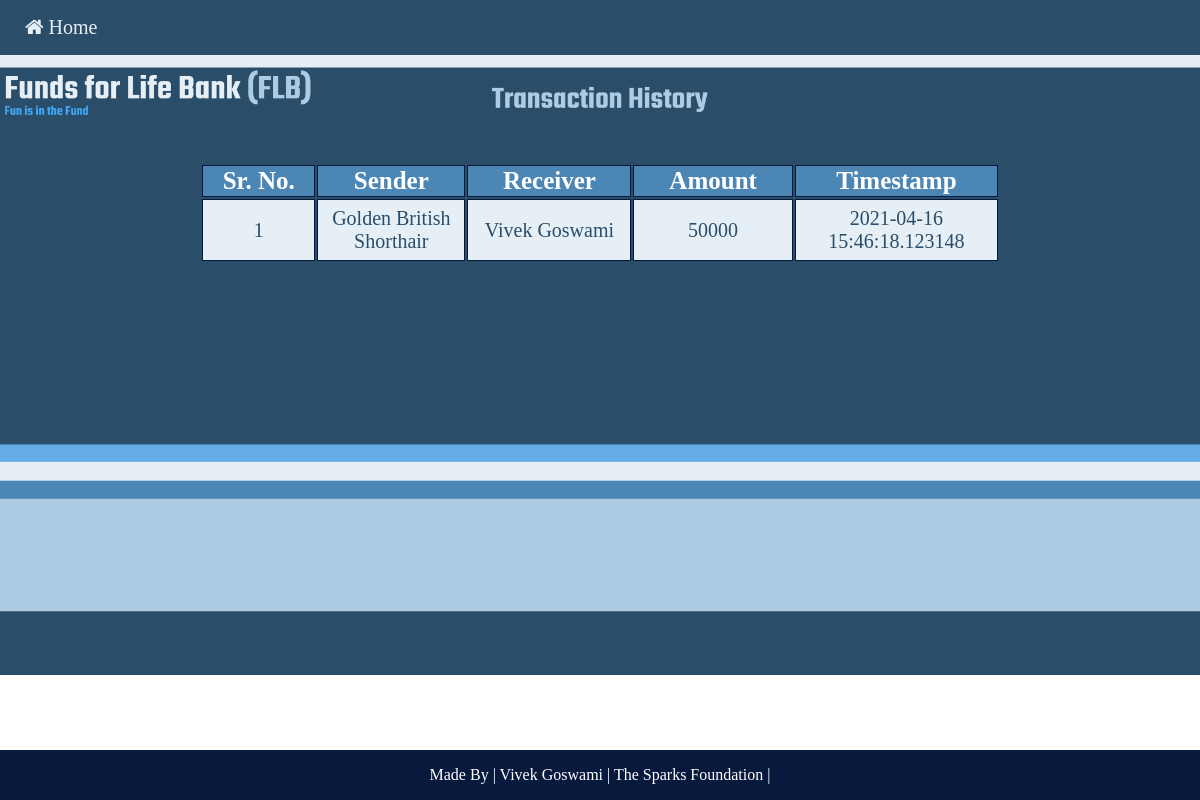
/transaction.php, run on the app's committed database.
### tables this page shows
CREATE TABLE `transaction1` (
  `transaction_id` int(100) NOT NULL,
  `sender` varchar(100) NOT NULL,
  `receiver` varchar(100) NOT NULL,
  `amount` float NOT NULL,
  `datetime` timestamp(6) NOT NULL DEFAULT current_timestamp(6) ON UPDATE current_timestamp(6)
);

### transaction.php (the view, shortened to what this page needs)
<!DOCTYPE html>
<html>
<head>
<link rel="stylesheet" href="https://cdnjs.cloudflare.com/ajax/libs/font-awesome/4.7.0/css/font-awesome.min.css">
	<link rel="stylesheet" type="text/css" href="navstylebar.css">
</head>
<body>
    <div id="navbar">
    <a style="font-family:Teko" class="home" href="index.php"><i class="fa fa-home"></i> Home</a>
    <a style="font-family:Teko; position:relative; left:380px" class="bye" href="table.php"><i class="fa fa-list"></i> User List</a>
    </div>
	<?php include'connection.php' ?>
    <br>
    <br>
    <br>
    <br>
	<br>
    <br>
	<table class="middle">
    <thead>
        <tr>
        <th style="font-family:Teko">Sr. No.</th>
            <th style="font-family:Teko">Sender</th>
            <th style="font-family:Teko">Receiver</th>
            <th style="font-family:Teko">Amount</th>
            <th style="font-family:Teko">Timestamp</th>
        </tr>
    </thead>
    <tbody>
		<?php $sql = "SELECT * FROM transaction1";
        $result = mysqli_query($conn, $sql);?>
    	<?php while( $row = mysqli_fetch_array($result)) : ?>
		<tr>
            <td style="font-family:Doppio One; font-size: 20px; font-color: #2a4d69"><?php echo $row['transaction_id']; ?></td>
            <td style="font-family:Doppio One; font-size: 20px"><?php echo $row['sender']; ?></td>
            <td style="font-family:Doppio One; font-size: 20px"><?php echo $row['receiver']; ?></td>
            <td style="font-family:Doppio One; font-size: 20px"><?php echo $row['amount']; ?></td>
            <td style="font-family:Doppio One; font-size: 20px"><?php echo $row['datetime']; ?> </td>
        </tr>
        <?php endwhile ?>
    </tbody>
	</table>
    <div class="footer">
  <marquee behavior="scroll" direction="left">
  <p style="font-family:Teko">Made By | Vivek Goswami | The Sparks Foundation |</p></marquee>
</div>
</body>
</html>

### navstylebar.css (style rules this page uses)
#navbar { overflow: hidden; background-color:#2a4d69; height: 55px; font-size: 30px; }
#navbar a { float: left; display: block; color: #e7eff6; text-align: center; padding: 16px; text-decoration: none; padding-left: 20px; }
.home { margin-left: 5px; margin-right: 700px; float: right; }

### transaction.php (style rules this page uses)
table { width: 800px; height: 100px; color: #2a4d69; font-size: 20px; border-color: #63ace5; }
tr, th, td { border: 1px solid #071a3d ; width: 800px; }
th,td { text-align: center; width: 800px; }
th { background-color: #4b86b4 ; color: white; width: 800px; }
body { background-image: url("Transaction.png"); margin: 0; background-repeat: no-repeat; background-size: cover; }
.middle { margin-left: auto; margin-right: auto; width: 800px; }
a { color: white; font-size:20px; }
tr { font-size:25px; border: 2px solid #63ace5; background-color: #e7eff6; }
.footer { position: fixed; left: 0; bottom: 0; width: 100%; background-color: #071a3d; color: white; text-align: center; margin-bottom:0px; }

### data on the page
transaction1: transaction_id "1", sender "Golden British Shorthair", receiver "Vivek Goswami", amount "50000", datetime "2021-04-16 15:46:18.123148"
